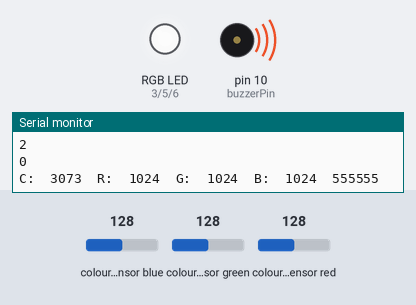
Simulated run of this sketch. Board: Arduino Uno, built with avr-gcc and run on an emulated ATmega328P. Parts: an RGB LED mixed from three pins (HIGH = lit), buzzer (waves = sounding), the last lines printed to the serial monitor. Inputs (shaded band) come from the test bench; at power-on: colour sensor blue 128, colour sensor green 128, colour sensor red 128.

Above: at 2.4 s.
2.5 s: colour sensor blue set to 5
At 14.8 s:
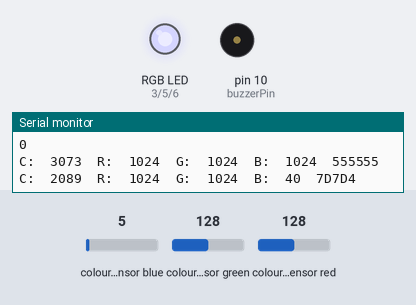
15.0 s: colour sensor green set to 5
At 16.8 s:
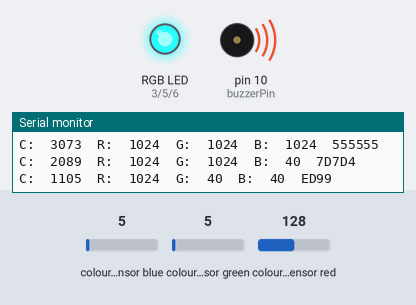
24.1 s: colour sensor red set to 64
At 36.4 s:
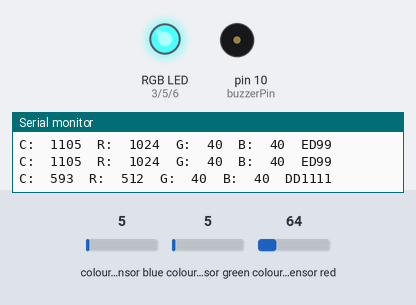
36.6 s: colour sensor blue set to 128
At 37.9 s:
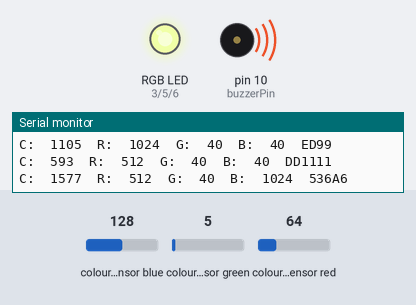
45.5 s: colour sensor blue set to 250
At 52.0 s:
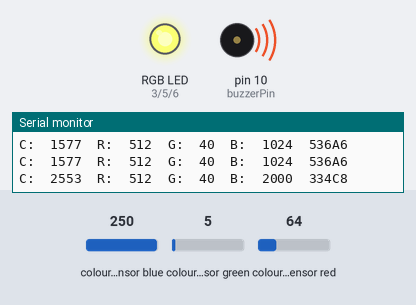
58.0 s: colour sensor red set to 5
At 59.0 s:
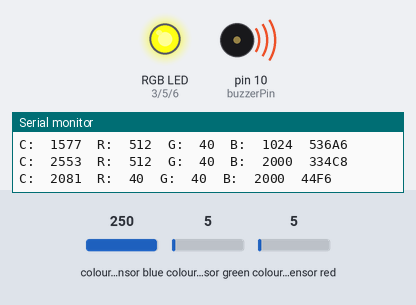
Timing chart, 0 to 66.9 s (numbered marks = the images above; inputs shaded):
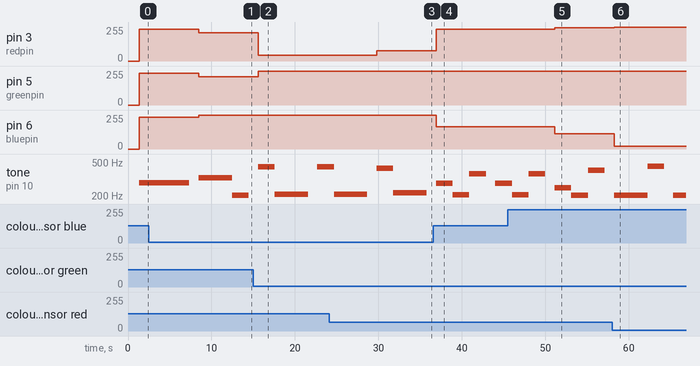

The sketch:

Hands_v.3.ino
```cpp
#include <Adafruit_TCS34725.h>
#include <Wire.h>


// Pick analog outputs, for the UNO these three work well
// use ~560  ohm resistor between Red & Blue, ~1K for green (its brighter)
#define redpin 3
#define greenpin 5
#define bluepin 6
// for a common anode LED, connect the common pin to +5V
// for common cathode, connect the common to ground

// set to false if using a common cathode LED
#define commonAnode true

// our RGB -> eye-recognized gamma color
byte gammatable[256];


int buzzerPin = 10; //buzzer to arduino pin 10


Adafruit_TCS34725 tcs = Adafruit_TCS34725(TCS34725_INTEGRATIONTIME_50MS, TCS34725_GAIN_4X);

void setup() {
  Serial.begin(9600);
  Serial.println("Color View Test!");

  if (tcs.begin()) {
    Serial.println("Found sensor");
  } else {
    Serial.println("No TCS34725 found ... check your connections");
    while (1); // halt!
  }

  // use these three pins to drive an LED
  pinMode(redpin, OUTPUT);
  pinMode(greenpin, OUTPUT);
  pinMode(bluepin, OUTPUT);

  pinMode(buzzerPin, OUTPUT); // Set buzzer - pin 9 as an output
  //HELPFUL
  // thanks PhilB for this gamma table!
  // it helps convert RGB colors to what humans see
  for (int i=0; i<256; i++) {
    float x = i;
    x /= 255;
    x = pow(x, 2.5);
    x *= 255;

    if (commonAnode) {
      gammatable[i] = 255 - x;
    } else {
      gammatable[i] = x;
    }
    Serial.println(gammatable[i]);
  }
}


void loop() {
  uint16_t clear, red, green, blue;

  tcs.setInterrupt(false);      // turn on LED

  delay(60);  // takes 50ms to read

  tcs.getRawData(&red, &green, &blue, &clear);

  tcs.setInterrupt(true);  // turn off LED

  Serial.print("C:\t"); Serial.print(clear);
  Serial.print("\tR:\t"); Serial.print(red);
  Serial.print("\tG:\t"); Serial.print(green);
  Serial.print("\tB:\t"); Serial.print(blue);

  // Figure out some basic hex code for visualization
  uint32_t sum = clear;
  float r, g, b;
  r = red; r /= sum;
  g = green; g /= sum;
  b = blue; b /= sum;
  r *= 256; g *= 256; b *= 256;
  Serial.print("\t");
  Serial.print((int)r, HEX); Serial.print((int)g, HEX); Serial.print((int)b, HEX);
  Serial.println();

  //Serial.print((int)r ); Serial.print(" "); Serial.print((int)g);Serial.print(" ");  Serial.println((int)b );

  analogWrite(redpin, gammatable[(int)r]);
  analogWrite(greenpin, gammatable[(int)g]);
  analogWrite(bluepin, gammatable[(int)b]);

  /* Arduino tutorial - Buzzer / Piezo Speaker
   More info and circuit: http://www.ardumotive.com/how-to-use-a-buzzer-en.html
   Dev: Michalis Vasilakis // Date: 9/6/2015 // www.ardumotive.com */
 //THIS IS WHAT WE NEED TO WORK ON!!!!!!!
  tone(buzzerPin, r + 200); // Send 1KHz sound signal...
  delay(2000);        // ...for 1 sec
  tone(buzzerPin, g + 200); // Send 1KHz sound signal...
  delay(2000);
  tone(buzzerPin, b + 200); // Send 1KHz sound signal...
  delay(2000);
  noTone(buzzerPin);     // Stop sound...
  delay(1000);        // ...for 1sec

}
```

Measured:
- after the input at 2.5 s, pin 3 (redpin), pin 5 (greenpin): 238/255 → 212/255 after 6.0 s; pin 6 (bluepin): 238/255 → 254/255 after 6.0 s
- after the input at 15.0 s, pin 3 (redpin): 212/255 → 42/255 after 0.58 s; pin 5 (greenpin): 212/255 → 254/255 after 0.58 s
- after the input at 24.1 s, pin 3 (redpin): 42/255 → 76/255 after 5.7 s
- after the input at 36.6 s, pin 3 (redpin): 76/255 → 239/255 after 0.31 s; pin 6 (bluepin): 254/255 → 167/255 after 0.31 s
- after the input at 45.5 s, pin 3 (redpin): 239/255 → 250/255 after 5.6 s; pin 6 (bluepin): 167/255 → 116/255 after 5.6 s
- after the input at 58.0 s, pin 3 (redpin): 250/255 → 254/255 after 0.25 s; pin 6 (bluepin): 116/255 → 21/255 after 0.25 s
- by itself, tone on pin 10 (buzzerPin): plays 206 Hz for 2.0 s, 366 Hz for 2.0 s, 251 Hz for 2.0 s, 204 Hz for 2.0 s, 400 Hz for 2.0 s
